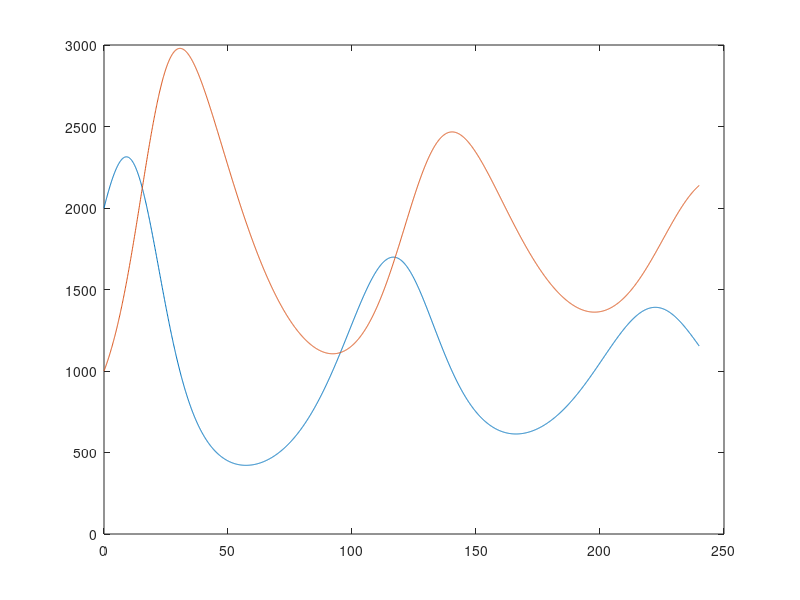

MATLAB code to generate this figure:
% EULERS_METHOD
clear
clf
% SET PARAMETERS FOR PREDATOR (FOX) AND PREY (RABBIT)
a=.1; % 0.1 rabbit per month per rabbit growth
b=10000; % carrying capacity
c=0.005; % rabbit per month per rabbit-fox
d=0.00004; % fox per month per rabbit-fox
e=0.04; % fox per month
RPrime=@(R,F) a*R*(1 - R/b) - c*R*F; % Change in Rabbits = R’
FPrime=@(R,F) d*R*F - e*F; % Change in Foxes = F’
h=0.1; % stepsize in months
n=120*20; % 20 years into future
t(1)=0; % initial time
r(1)=2000; % initial number of rabbits
f(1)=10; % initial number of foxes
for i =1:n
    t(i+1) = t(i) + h; % update time
    r(i+1) = r(i) + RPrime(r(i),f(i))*h; % update rabbit population
    f(i+1) = f(i) + FPrime(r(i),f(i))*h; % update fox population
end
plot(t,r,t,100*f) % solution graphs